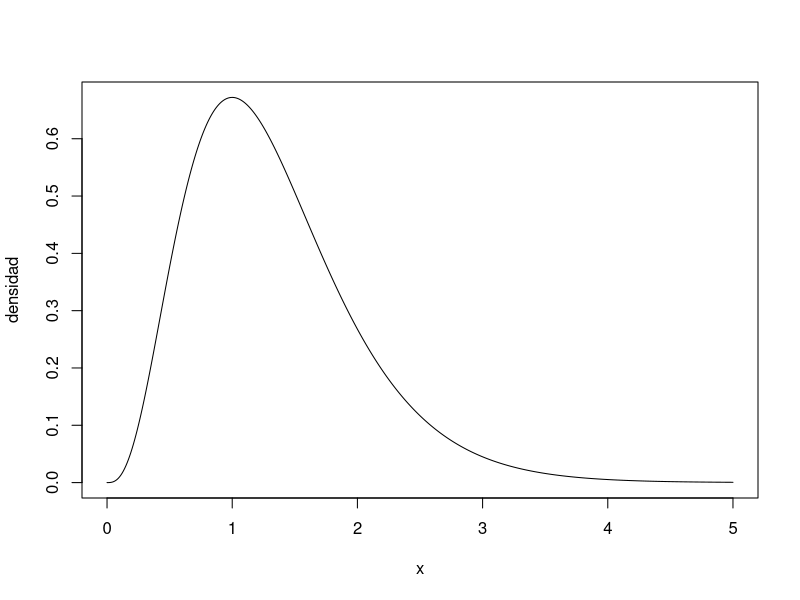
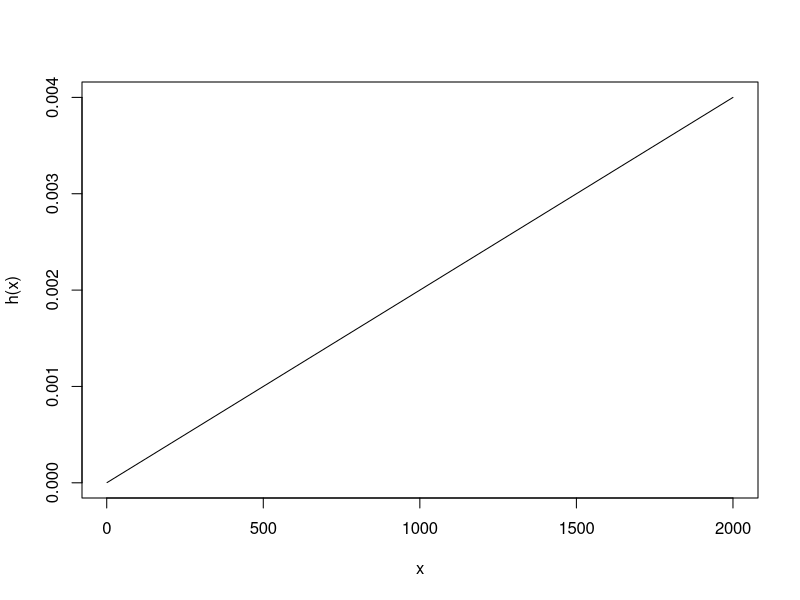
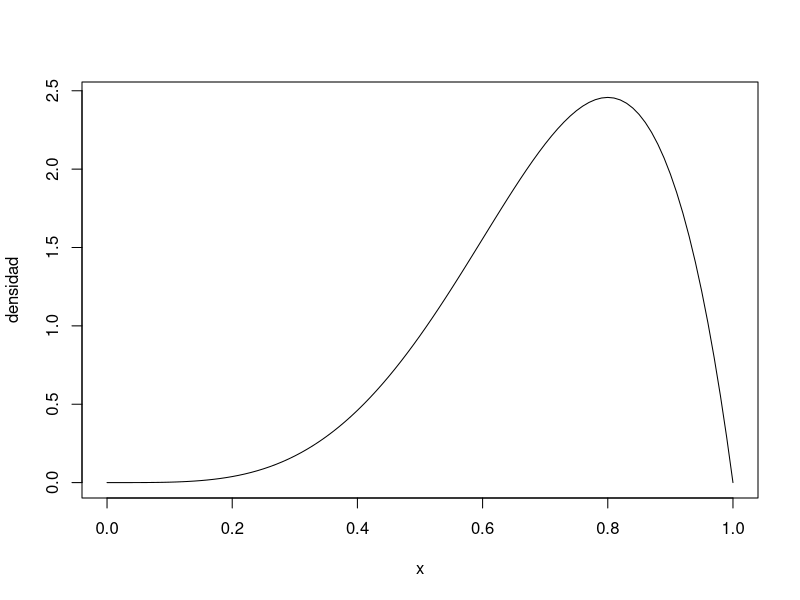

The R script that drew these images, in order:
## ---- chunk 1
alpha <- 4
lambda <- 3
x <- seq(0, 5, length.out = 500)
plot(x, dgamma(x, shape = alpha, rate = lambda), type = "l",
     xlab = "x", ylab = "densidad")
pgamma(2, shape = alpha, rate = lambda)
qgamma(0.95, shape = alpha, rate = lambda)
## ---- chunk 2
k <- 2
eta <- 1000
pweibull(1200, shape = k, scale = eta, lower.tail = FALSE)

hazard <- function(x, k, eta) (k/eta) * (x/eta)^(k-1)
curve(hazard(x, 2, 1000), from = 1, to = 2000,
      xlab = "x", ylab = "h(x)")
## ---- chunk 3
a <- 5
b <- 2
pbeta(0.8, shape1 = a, shape2 = b, lower.tail = FALSE)
curve(dbeta(x, a, b), from = 0, to = 1,
      xlab = "x", ylab = "densidad")
## ---- chunk 4
set.seed(2026)
xg <- rgamma(50000, shape = 4, rate = 3)
xw <- rweibull(50000, shape = 2, scale = 1000)
xb <- rbeta(50000, 5, 2)

c(mean(xg), var(xg))
c(mean(xw), var(xw))
c(mean(xb), var(xb))
